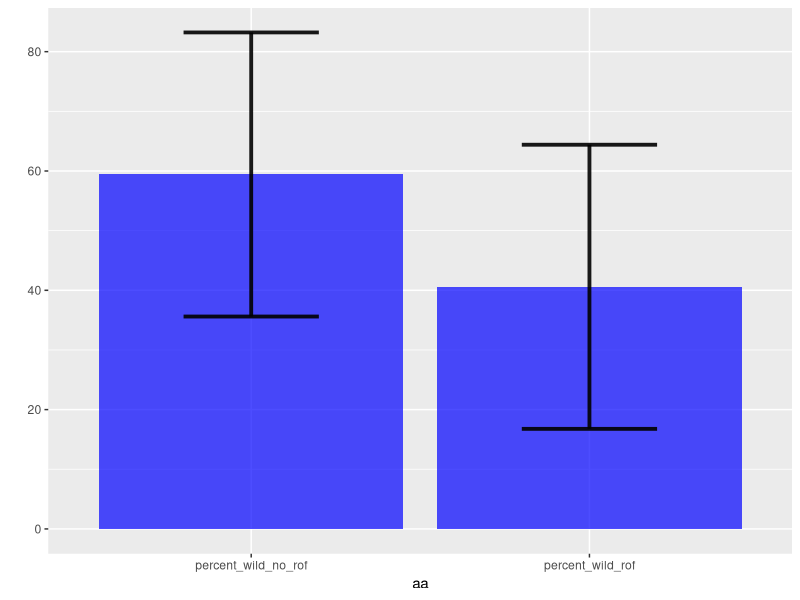
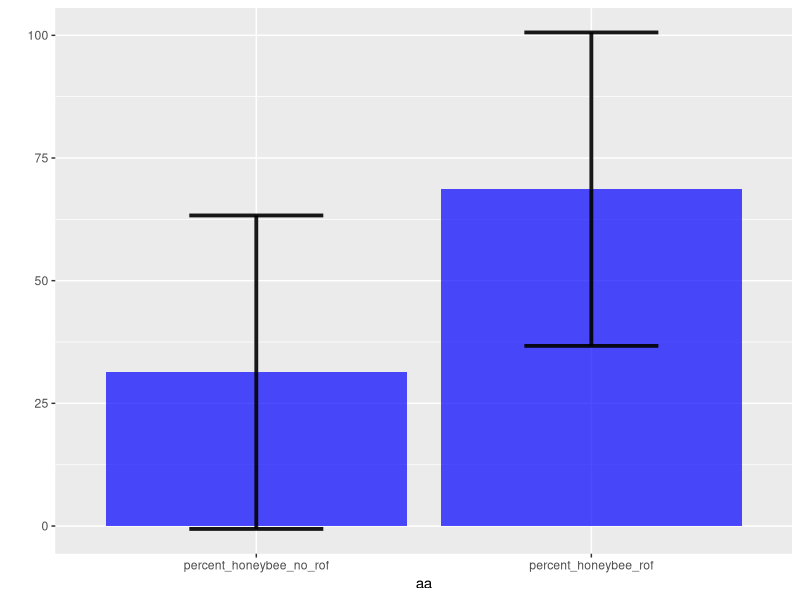
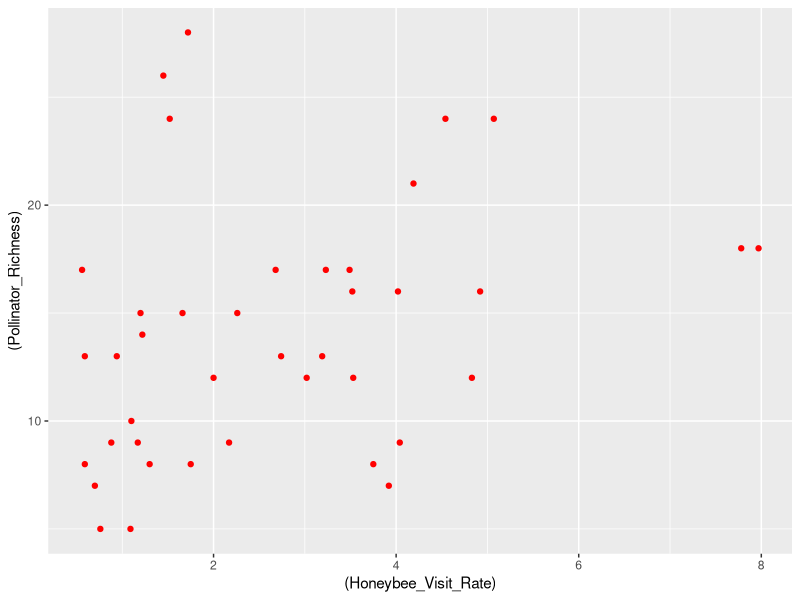

Source code (R) for these figures, in order: (Note: this script raises an error after producing the figures.)


setwd("D:/Usuarios/s.reverte/OneDrive - CREAF/TESI/DADES/dades")
setwd("C:/Users/saret/OneDrive - CREAF/TESI/DADES/dades")

database2 <- read.table("Data.txt",header=T)
names(database2)
library(ggplot2)

database2$percent_wild_rof <- database2$Wild_ROF*100/database2$Wild_Abundance
database2$percent_wild_no_rof <- (database2$Wild_OTHERS+database2$Wild_TVU)*100/database2$Wild_Abundance
database2$percent_honeybee_rof <- database2$Honeybees_ROF*100/database2$Honeybee_Abundance
database2$percent_honeybee_no_rof <- (database2$Honeybees_OTHERS+database2$Honeybees_TVU)*100/database2$Honeybee_Abundance

## wild bar plot with error bars

aa <- c("percent_wild_rof","percent_wild_no_rof")
ab <- mean(database2$percent_wild_rof)
ac <- mean(database2$percent_wild_no_rof)
ad <- sd(database2$percent_wild_rof)
ae <- sd(database2$percent_wild_no_rof)

mean1 <- c(ab,ac)
sd1 <- c(ad,ae)

x <- data.frame(aa,mean1,sd1)

ggplot(x) +
  geom_bar( aes(x=aa, y=mean1), stat="identity", fill="blue", alpha=0.7) +
  geom_errorbar( aes(x=aa, ymin=mean1-sd1, ymax=mean1+sd1), width=0.4, colour="black", alpha=0.9, size=1.3) +
  labs(y = "")


## honeybees bar plot with error bars

aa <- c("percent_honeybee_rof","percent_honeybee_no_rof")
ab <- mean(database2$percent_honeybee_rof)
ac <- mean(database2$percent_honeybee_no_rof)
ad <- sd(database2$percent_honeybee_rof)
ae <- sd(database2$percent_honeybee_no_rof)

mean1 <- c(ab,ac)
sd1 <- c(ad,ae)

x <- data.frame(aa,mean1,sd1)

ggplot(x) +
  geom_bar( aes(x=aa, y=mean1), stat="identity", fill="blue", alpha=0.7) +
  geom_errorbar( aes(x=aa, ymin=mean1-sd1, ymax=mean1+sd1), width=0.4, colour="black", alpha=0.9, size=1.3) +
  labs(y = "")


#########################################

g <- ggplot(database2, aes((Honeybee_Visit_Rate)))
g <- g + geom_point(aes(y=(Pollinator_Richness)), colour="red")
g

g <- ggplot(database2, aes((overall_flowers)))
g <- g + geom_point(aes(y=(Wild_Abundance)), colour="red")
g



g <- ggplot(database2, aes((Honeybee_Abundance)))
g <- g + geom_point(aes(y=(Wild_Abundance)), colour="red")
g

g <- ggplot(database2, aes(NO_ROF))
g <- g + geom_point(aes(y=percent_HB_ROF), colour="red")
g <- g + geom_point(aes(y=percent_HB_NO_ROF), colour="blue")
g

g <- ggplot(database2, aes(ROF_Abundance))
g <- g + geom_point(aes(y=Honeybee_Visit_Rate_ROF), colour="red")
g <- g + geom_point(aes(y=HB_Rate_NO_ROF), colour="blue")
g

g <- ggplot(database2, aes(NO_ROF))
g <- g + geom_point(aes(y=Honeybee_Visit_Rate_ROF), colour="red")
g <- g + geom_point(aes(y=HB_Rate_NO_ROF), colour="blue")
g

g <- ggplot(database2, aes(ROF_Abundance))
g <- g + geom_point(aes(y=Honeybee_Visit_Rate_ROF), colour="black")
g <- g + geom_point(aes(y=Wild_Visit_Rate_ROF), colour="orange")
g

g <- ggplot(database2, aes(NO_ROF))
g <- g + geom_point(aes(y=HB_Rate_NO_ROF), colour="black")
g <- g + geom_point(aes(y=WILD_Rate_NO_ROF), colour="orange")
g


g <- ggplot(database2, aes(Honeybee_Visit_Rate))
g <- g + geom_point(aes(y=Wild_Abundance), colour="blue")
g

g <- ggplot(database2, aes(NO_ROF))
g <- g + geom_point(aes(y=Honeybee_Visit_Rate), colour="black")
g <- g + geom_point(aes(y=Wild_Visit_Rate), colour="orange")
g

g <- ggplot(database2, aes(ROF_Abundance))
g <- g + geom_point(aes(y=Wild_Visit_Rate_ROF), colour="red")
g <- g + geom_point(aes(y=WILD_Rate_NO_ROF), colour="blue")
g

g <- ggplot(database2, aes(NO_ROF))
g <- g + geom_point(aes(y=Wild_Visit_Rate_ROF), colour="red")
g <- g + geom_point(aes(y=WILD_Rate_NO_ROF), colour="blue")
g


g <- ggplot(database2, aes(Honeybee_Visit_Rate_ROF))
g <- g + geom_point(aes(y=Wild_Visit_Rate_ROF), colour="red")
g <- g + geom_point(aes(y=WILD_Rate_NO_ROF), colour="blue")
g


g <- ggplot(database2, aes(HB_Rate_NO_ROF))
g <- g + geom_point(aes(y=Wild_Visit_Rate_ROF), colour="red")
g <- g + geom_point(aes(y=WILD_Rate_NO_ROF), colour="blue")
g
